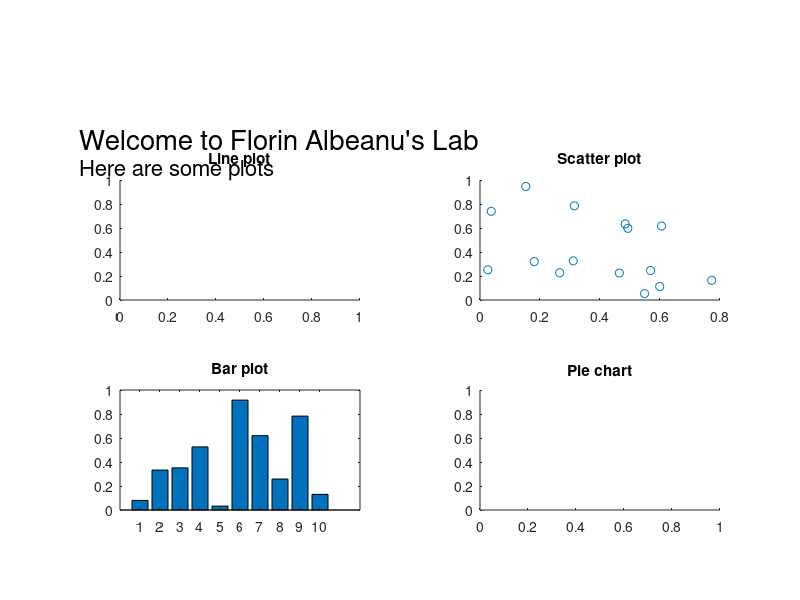

Write MATLAB code to recreate this figure.
%% can you see this change???
close all
clear all
clc

handles.Fig = figure('Position', [200 200 400 600],'numbertitle','off', 'MenuBar', 'none');
handles.title = annotation('textbox',[.1 .75 .9 .2],'string','Welcome to Florin Albeanu''s Lab','edgecolor','none','fontsize',20);
handles.subtitle = annotation('textbox',[.1 .7 .9 .2],'string','Here are some plots','edgecolor','none','fontsize',16);

%% A line plot
handles.Axes.Line = axes('Position', [.15 .5 .3 .2]);
title('Line plot')

%% A scatter plot
handles.Axes.Scatter = axes('Position', [2*.15+.3 .5 .3 .2]);
scatter(rand(15,1),rand(15,1))
title('Scatter plot')

%% A bar plot
handles.Axes.Bar = axes('Position', [.15 .15 .3 .2]);
bar(rand(10,1));
title('Bar plot')

%% A pie chart
handles.Axes.Pie = axes('Position', [2*.15+.3 .15 .3 .2]);
title('Pie chart')


%Cristina's commenmt